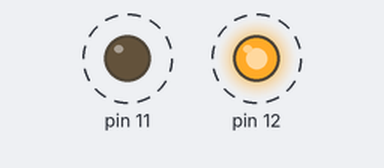
This sketch was run on a simulated Arduino Uno, built with avr-gcc and run on an emulated ATmega328P. On the bench: output pins drawn as LEDs (lit = HIGH). Dashed ring = blinking.

Above: at 0.07 s.
Timing chart, 0 to 3.0 s (numbered marks = the images above):
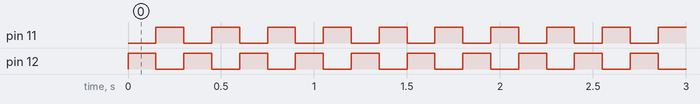

The sketch:

Blink.ino
```cpp
/*
  Blink

Programmer: Sydney Hribar
Date: 11.14.2022
Program: Blink
*/

// the setup function runs once when you press reset or power the board
void setup() {
  // initialize digital pin 12 and 11 as an output.
  pinMode(12, OUTPUT);
  pinMode(11, OUTPUT);
}

// the loop function runs over and over again forever
void loop() {
  digitalWrite(12, HIGH);   // turn the LED on (HIGH is the voltage level)
  delay(150);                       // wait for a second
  digitalWrite(12, LOW);    // turn the LED off by making the voltage LOW
  digitalWrite(11, HIGH);   // turn the LED on (HIGH is the voltage level)
  delay(150);                       // wait for two seconds
  digitalWrite(11, LOW);    // turn the LED off by making the voltage
}
```

Measured:
- by itself, pin 11, pin 12: alternates HIGH for 0.15 s and LOW for 0.15 s
